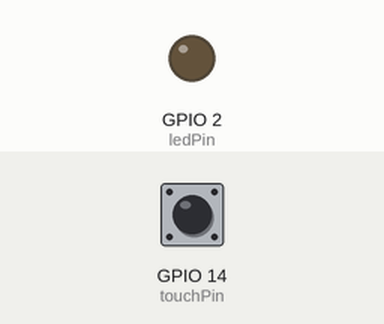
A sketch run on a simulated ESP32. Parts: output pins drawn as LEDs (lit = HIGH). The inputs (shaded band) are chosen by the test bench; at power-on: GPIO 14 (touchPin) HIGH. Nothing arrives over Bluetooth unless stated; what the sketch prints to the serial monitor is not drawn.

Above: at 1.2 s.
1.3 s: GPIO 14 (touchPin) pulled LOW for 0.15 s
At 1.4 s:
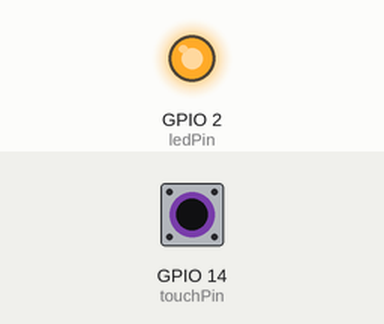
3.0 s: GPIO 14 (touchPin) pulled LOW for 3.2 s
At 6.7 s:
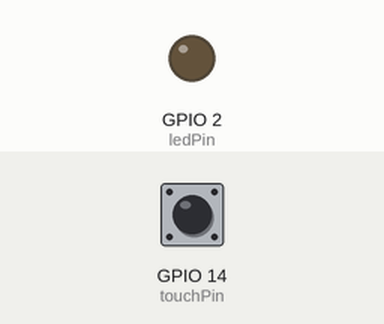
Timing chart, 0 to 8.2 s (numbered marks = the images above; inputs shaded):
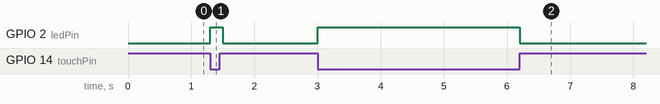

The sketch:

Trial_test_v1.ino
```cpp
#include "BluetoothSerial.h"
BluetoothSerial SerialBT;

const int ledPin = 2;     // LED pin
const int touchPin = 14;  // Touch pin (T4)
int touchThreshold = 30;  // Adjust after testing
bool ledState = false;    // To track last LED state

void setup() {
  Serial.begin(9600);
  pinMode(ledPin, OUTPUT);
  SerialBT.begin("ESP_MASTER", true);  // true = master mode
  Serial.println("ESP32 ready for touch");
}

void loop() {
  int touchValue = touchRead(touchPin);
  Serial.println(touchValue);

  bool isTouched = (touchValue <= touchThreshold);

  if (isTouched && !ledState) {
    ledState = true;
    digitalWrite(ledPin, HIGH);
    SerialBT.println("HIGH");
    Serial.println("Touch detected → LED ON, Sent HIGH");
  }
  else if (!isTouched && ledState) {
    ledState = false;
    digitalWrite(ledPin, LOW);
    SerialBT.println("LOW");
    Serial.println("Touch released → LED OFF, Sent LOW");
  }

  delay(100);
}
```

Measured:
- after the input at 1.3 s, GPIO 2 (ledPin): LOW → HIGH at once, → LOW 0.20 s later
- after the input at 3.0 s, GPIO 2 (ledPin): LOW → HIGH at once, → LOW 3.2 s later
